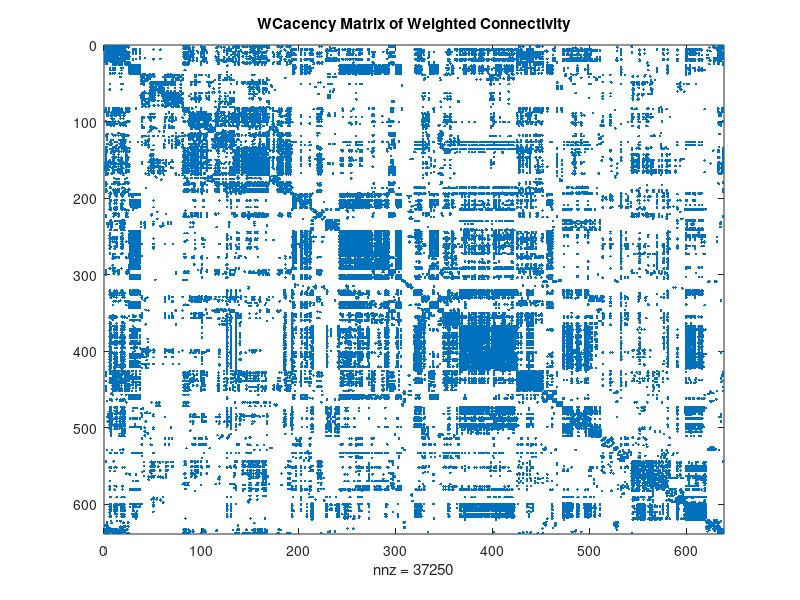

Source code (MATLAB): (Note: this script raises an error after producing the figure.)
%% mib coursework

%% q2a

BCM = load('fMRIBrainConnectivityMatrix.mat'); % brain connectivity matrix

CD = BCM.Coord;                 	% coordinates original

WCO = BCM.WeightedConnectivity;  	% weighted connectivity original

WC  = WCO;      	

N = size(WC,1);    %N = 638;
                	

for i = 1:N    	
	WC(i,i) = 0;        	% sets diagonals to 0 so nodes don't connect to themselves
                	
	for j = 1:N      	
%     	if WC(i,j) > 0   	% sets values to only be 0 or 1
%         	WC(i,j) = 1;  
%     	end
    	
    	WC(j,i) = WC(i,j);  % makes values symmetric along diagonal
        	
	end
end



%% q2b

spy(WC);
title('WCacency Matrix of Weighted Connectivity');

%% number of nodes
N = size(WC,1);

nodeConnected = zeros(N,1);
connections = 0;

for i = 1:N
   for j = 1:N
    	if WC(i,j) > 0
        	connections = connections + 1;
    	end
   end
  
   if connections > 0
   	nodeConnected(i,1) = 1;
   end
  
   connections = 0;
end


nodesActive = 0;
nodesActive = sum(nodeConnected);

%%
nodesDeleted = 0;
%nodesDeleted corrects for the offset in the index caused by deletion 

for i = 1:N
    if nodeConnected(i,1) == 0
        WC(i - nodesDeleted,:) = [];  
        WC(:,i - nodesDeleted) = [];
        nodesDeleted = nodesDeleted + 1;
 
    end
end
 
% figure(2)
% spy(WC);
% title('WCacency Matrix of Weighted Connectivity');

%% diameter

N = size(WC,1);

dist = zeros(N);

for i=1:N 
	 %dist = (dijkstra(WC,i)), i)
	 dist(:,i) = dijkstra(WC,i);
	 
end

diam = 0;

for i = 1:N
	for j = i:N                  	%ignores values below the diagonal
        if dist(i,j) ~=inf
            diam = diam + dist(i,j);
        end
	end
end

netDiam = diam/(N^2);
%netdiamr = diamr/100000000;


%% number of links

BC = WC; % BC = basic connections of 1s and 0s, where they are unweighted

for i = 1:N
    for j = 1:N
        if BC(i,j) > 0
            BC(i,j) = 1;
        end
    end
end

links2 = sum(BC,2);         % column vector of the sum of each BC row
links1 = sum(links2,1);     % sum of the above column vector
links = links1/2            % sum divided by 2

%%

nodeD = sum(BC,2);      % column vector of the sum of each BC row

figure(1)
hist(nodeD,15)


[freq, histEdges0] = histcounts(nodeD,15);
 
histEdges = histEdges0;
histEdges(:,1) = [];       %removes starting 0 value 
 
figure(2)
scatter(freq, histEdges)
set(gca,'xscale','log')
set(gca,'yscale','log')




%% q2c

%plot3(WC,BCM,WC)

%seperation of data into x, y, and z node coordinates

nX = CD(:,1);
nY = CD(:,2);
nZ = CD(:,3);

%plot3(nX, nY, nZ, '.')      %plots nodes


%
subplot(1,4,1)
plot3(nX, nY, nZ, '.')
subplot(1,4,2)
plot3(nX, nY, nZ, '.')
subplot(1,4,3)
plot3(nX, nY, nZ, '.')
subplot(1,4,4)
plot3(nX, nY, nZ, '.')
title('Visualisation in Anatomical Space');


% visualisation of only nodes





subplot(2,2,1)
plot3(nX, nY, nZ, '.')
title('X-Y-Z view')

subplot(2,2,2)
plot3(nX, nY, nZ, '.')
title('X-Y view')

subplot(2,2,3)
plot3(nX, nY, nZ, '.')
title('X-Z view')

subplot(2,2,4)
plot3(nX, nY, nZ, '.')
title('Y-Z view')

for s = 1:4                     
    subplot(2,2,s)
    
    plot3(nX, nY, nZ, '.')        % plots nodes
    
    switch s 
        case 1
            title('X-Y-Z view');
        case 2
            title('X-Y view');
        case 3
            title('X-Z view');
        case 4
            title('Y-Z view');
    end
end

% visualisation of nodes with edges
subplot(2,2,1)
plot3(nX, nY, nZ, '.')
line(nX, nY, nZ)
title('X-Y-Z view')

subplot(2,2,2)
plot3(nX, nY, nZ, '.')
line(nX, nY, nZ)
title('X-Y view')

subplot(2,2,3)
plot3(nX, nY, nZ, '.')
line(nX, nY, nZ)
title('X-Z view')

subplot(2,2,4)
line(nX, nY, nZ)
plot3(nX, nY, nZ, '.')
line(nX, nY, nZ)
title('Y-Z view')


figure(8)
for s = 1:4                     
    subplot(2,2,s)
    
    plot3(nX, nY, nZ, '.')        % plots nodes
    line(nX, nY, nZ)              % plots edges
    
    switch s 
        case 1
            title('X-Y-Z view');
        case 2
            title('X-Y view');
        case 3
            title('X-Z view');
        case 4
            title('Y-Z view');
    end
end
    
%
figure(2)
plot3(nX, nY, nZ)



%% q2c physical diameter


DC = zeros(N);          % DC = distance connectivity

for i = 1:N
    for j = i:N
        
        if BC(i,j) > 0 
                     
            xdist = (CD(i,1) + CD(j,1))^2;
            ydist = (CD(i,2) + CD(j,2))^2;
            zdist = (CD(i,3) + CD(j,3))^2;
            
            DC(i,j) = sqrt(xdist + ydist + zdist);      % calculates distance between each node pair
            
            DC(j,i) = DC(i,j);                          % mirrors along diagonal
            
        end
    end
end



pDist = zeros(N);                   %pD = physical dist

for i=1:N 
	 %dist = (dijkstra(WC,i)), i)
	 pDist(:,i) = dijkstra(WC,i);
	 
end

pDiam = 0;

for i = 1:N
	for j = i:N                  	%ignores values below the diagonal
        if dist(i,j) ~=inf
            pDiam = pDiam + dist(i,j);
        end
	end
end

pNetDiam = pDiam/(N);



%% take 2 ^

%% q2c physical diameter

N = 638;
DC = zeros(N);          % DC = distance connectivity

for i = 1:N
    for j = i:N
        
        if WCO(i,j) > 0 
                     
            xdist = (CD(i,1) - CD(j,1))^2;
            ydist = (CD(i,2) - CD(j,2))^2;
            zdist = (CD(i,3) - CD(j,3))^2;
            
            DC(i,j) = sqrt(xdist + ydist + zdist);      % calculates distance between each node pair
            
            DC(j,i) = DC(i,j);                          % mirrors along diagonal
            
        end
    end
end



pDist = zeros(N);                   %pDist = physical dist

for i=1:N 
	 %dist = (dijkstra(WC,i)), i)
	 pDist(:,i) = dijkstra(DC,i);
	 
end

pDiam = 0;
count = 0;

for i = 1:N
	for j = i:N                  	%ignores values below the diagonal
        if pDist(i,j) ~= Inf||0
            pDiam = pDiam + pDist(i,j);
            count = count + 1;
        end
	end
end

pNetDiam = pDiam/(count);



%%
% determine spatial embedded diameter--------------------------------------
 
% calculate the distance between the shortest path
 
distance_matrix = zeros(638,638);%store distance here
 
for i =1:638
    for j=1:638
        if WCO(i,j)>0
            distance_matrix(i,j)= sqrt(((CD(i,1)-CD(j,1))^2) + ((CD(i,2)-CD(j,2))^2) + ((CD(i,3)-CD(j,3))^2) );
        end
    end
end
 
% take the shortest distance
for i = 1:638;
    shortest_distance(i,:) = dijkstra(distance_matrix ,i);
end
 
%eliminate the 0s and any inf and take the average.
sum1 = 0; 
count1 = 0;
for i=1:638; %writting for loop like this only takes the upper triangular matrix. no need to create u.t matrix for shortest distance
    for j =i:638;
        if shortest_distance(i,j) ~= Inf||0 ;
            sum1 = sum1 + shortest_distance(i,j);
            count1=count1+1;
        end
    end
end
mean_dist_mills = (sum1/count1)


%%


nX = CD(:,1);
nY = CD(:,2);
nZ = CD(:,3);

%figure(10)
%plot3(nX, nY, nZ, '.')  

%s loop is for plotting 4 graphs to manually display different views

% for s = 1:4                     
%     subplot(2,2,s)
%     plot3(nX, nY, nZ, '.')
% 
%     for i = 1:N
% 
%         edge(1,:) = CD(i,:);
%         edge(2,:) = [0,0,0];
% 
%         for j = 1:N
%             if WC(i,j) > 0
% 
%                 edge(2,:) = CD(j,:);
%                 line(edge(:,1), edge(:,2), edge(:,3));     
%             end
%         end
%     end
%     
%      switch s 
%         case 1
%             title('X-Y-Z view');
%         case 2
%             title('X-Y view');
%         case 3
%             title('X-Z view');
%         case 4
%             title('Y-Z view');
%      end
% end





%% q2di

% average degree and degree distribution:
% Global topological characteristics of networks are the Average node degree and more
% informative - the node degree distribution. The latter is represented by a histogram,
% showing what proportion of nodes over the total number of nodes have a specific degree

% The degree of a node is the number of edges connected to the node.
% ---
 
% figure(2)
% hist(links2,15)
                             % w = weighted
wlinks2 = sum(WC,2);         % column vector of the sum of each WC row
wlinks1 = sum(links2,1);     % sum of the above column vector
wlinks = links1/2;           % sum divided by 2

figure(1)
hist(wlinks2,15)


%scatter(links2, links2)
%scatter(1:10,1:10)
%set(gca,'xscale','log')
%[nwfreq, nwhistEdges0] = histcounts(links2,15);

% [freq, histEdges0] = histcounts(wlinks2,15);
% 
% histEdges = histEdges0;
% histEdges(:,1) = [];


[freq, histMids] = hist(wlinks2,15);


figure(2)
scatter(freq, histMids)
set(gca,'xscale','log')
set(gca,'yscale','log')


hold on
% myfit = polyfit(freq, histMids);
% plot(myfit);



%% q2dii


LC = zeros(N,1);          % LC = linked connectivity

for i = 1:N
    
    for j = 1:N
        
        if BC(i,j) > 0
            
            for s = 1:N
                
                if BC(i,s)>0 && BC(j,s)>0
                    
                    LC(i,1) = LC(i,1) + 0.5; 
                    
                end
            end
        end
    end
end
         

% CC = local clustering coefficient   = C
% LC = linked connectivity (links between neighbours)   = n
% nodeD = node degree   = k

% for each node, C = 2n/k(k-1)
% therefore CC = 2*LC/nodeD(nodeD-1)


CC = zeros(N:1);
CC = 2.*LC./(nodeD.*(nodeD-1));

%scatter(nodeD,CC);
plot(nodeD,CC, 'o');
xlabel('node degree k');
ylabel('local clustering coefficient C');


CC2 = CC;
nodeD2 = nodeD;

nodesDeleted = 0;

CC2(isnan(CC2)) = -100

for i = 1:N
    
    
    if CC2(i - nodesDeleted, 1) == -100
        
        CC2(i - nodesDeleted, :) = [];
        nodeD2(i - nodesDeleted, :) = [];
        
        nodesDeleted = nodesDeleted + 1;
    end
end
        
    



% scatter(nodeD2,CC2);
% 
% hold on
% myfit = polyfit(nodeD2, CC2);
% plot(myfit);




figure(5)
scatter(nodeD2,CC2);
hold on ;
my_poly=polyfit(nodeD2,CC2,1);
X2= 1:200; % X data range 
Y2=polyval(my_poly,X2);                 % my_poly(1,1) = 1.7015e-04

plot(X2,Y2,'-');



% 
% figure(6)
% scatter(nodeD,CC);
% hold on ;
% my_poly=polyfit(nodeD,CC,1);
% X2= 1:200; % X data range 
% Y2=polyval(my_poly,X2);
% 
% plot(X2,Y2,'-');

%%scatter(LC, nodeD);
%%xlabel('links between neighbours n');
%%ylabel('node degree k');


%%

[lCC, gCC] = ClusteringCoefficient(WC);

lCC = lCC';


scatter(nodeD,lCC);
hold on ;
my_poly=polyfit(nodeD,lCC,1);
X2= 1:200; % X data range 
Y2=polyval(my_poly,X2);                 % my_poly(1,1) = 2.6389e-04

plot(X2,Y2,'-');


%%

[lCC, gCC] = ClusteringCoefficient(WCO);

lCC = lCC';

nodeDO = sum(WCO, 2);

figure(7)
scatter(nodeDO,lCC);                     
hold on ;
my_poly=polyfit(nodeDO,lCC,1);
X2= 1:200; % X data range 
Y2=polyval(my_poly,X2);                 % my_poly(1,1) = 5.2551e-04

plot(X2,Y2,'-');


%% q2diii


% T = total number of possible links
% L = total number of actual links
% p = probabilty needed to get actual number of links
% p = L/T


%linkCapacity = combntns(1:N,2)
linkCapacity = nchoosek(N,2);

prob = links/linkCapacity;

RC = zeros(N);              % RC = random connectivity


for i = 1:N
    for j = i:N
    
        randVal = rand;
        
        if randVal <= prob
            
            RC(i,j) = 1;
            RC(j,i) = 1;
            
        end
    end
end
            
%% cont ^


rLC = zeros(N,1);          % rLC = random linked connectivity

for i = 1:N
    
    for j = 1:N
        
        if RC(i,j) > 0
            
            for s = 1:N
                
                if RC(i,s)>0 && RC(j,s)>0
                    
                    rLC(i,1) = rLC(i,1) + 0.5; 
                    
                end
            end
        end
    end
end
         

% CC = local clustering coefficient   = C
% LC = linked connectivity (links between neighbours)   = n
% nodeD = node degree   = k

% for each node, C = 2n/k(k-1)
% therefore CC = 2*LC/nodeD(nodeD-1)


rNodeD = sum(BC,2);      % column vector of the sum of each RC row

rCC = zeros(N:1);
rCC = 2.*rLC./(rNodeD.*(rNodeD-1));





% for i = 1:N
%     if CC(N,1) = inf  
%         CC(N-i             %remove infinities?




rLCC = mean(rCC);
LCC = mean(CC);

if LCC > rLCC
    smallNet = 1
end

%%
% BW = rand([50 50 50])>.25; % your 3d matrix
%  i1 = [3, 2, 20];           % coordinates of initial point
%  i2 = [6, 10, 25];          % coordinates of end point
%  n = max(abs(i2-i1))+1;     % number of steps
%  i = arrayfun(@(a,b)round(linspace(a,b,n)),i1,i2,'uni',0);
%  idx = sub2ind(size(BW),i{:});
%  sumBW = nnz(BW(idx));
%  disp(cell2mat(i'));        % display trajectory
%  disp(sumBW);               % display number of 1's in path
%  
 %%
 
 
% BW = rand([50 50 50])>.25; % your 3d matrix
%  i1 = [3, 2, 20];           % coordinates of initial point
%  i2 = [6, 10, 25];          % coordinates of end point
%  n = max(abs(i2-i1))+1;     % number of steps
%  i = arrayfun(@(a,b)round(linspace(a,b,n)),i1,i2,'uni',0);
%  idx = sub2ind(size(BW),i{:});
%  sumBW = nnz(BW(idx));
%  disp(cell2mat(i'));        % display trajectory
%  disp(sumBW);               % display number of 1's in path
